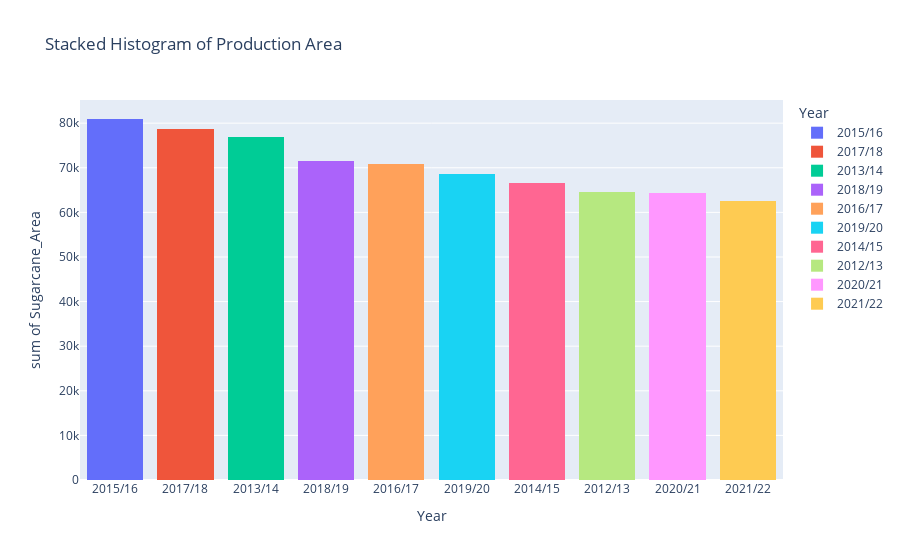

Here is the notebook cell this chart was saved with:
### Code cell
# Create a stacked histogram
fig = px.histogram(sugarcane_area, x='Year', y='Sugarcane_Area', color='Year', title='Stacked Histogram of Production Area', 
                   barmode='stack')
fig.update_traces(hovertemplate='Sugarcane_Area: %{y:.0f}')

# Show the plot
fig.show()

### Figure 1 — Plotly figure (JSON) as saved in the notebook; plotly's stock layout.template omitted (floating-point values rounded to 4 significant figures)
{"data": [{"alignmentgroup": "True", "bingroup": "x", "histfunc": "sum", "hovertemplate": "Sugarcane_Area: %{y:.0f}", "legendgroup": "2015/16", "marker": {"color": "#636efa", "pattern": {"shape": ""}}, "name": "2015/16", "offsetgroup": "2015/16", "orientation": "v", "showlegend": true, "type": "histogram", "x": ["2015/16"], "xaxis": "x", "y": [80931], "yaxis": "y"}, {"alignmentgroup": "True", "bingroup": "x", "histfunc": "sum", "hovertemplate": "Sugarcane_Area: %{y:.0f}", "legendgroup": "2017/18", "marker": {"color": "#EF553B", "pattern": {"shape": ""}}, "name": "2017/18", "offsetgroup": "2017/18", "orientation": "v", "showlegend": true, "type": "histogram", "x": ["2017/18"], "xaxis": "x", "y": [78609], "yaxis": "y"}, {"alignmentgroup": "True", "bingroup": "x", "histfunc": "sum", "hovertemplate": "Sugarcane_Area: %{y:.0f}", "legendgroup": "2013/14", "marker": {"color": "#00cc96", "pattern": {"shape": ""}}, "name": "2013/14", "offsetgroup": "2013/14", "orientation": "v", "showlegend": true, "type": "histogram", "x": ["2013/14"], "xaxis": "x", "y": [76863], "yaxis": "y"}, {"alignmentgroup": "True", "bingroup": "x", "histfunc": "sum", "hovertemplate": "Sugarcane_Area: %{y:.0f}", "legendgroup": "2018/19", "marker": {"color": "#ab63fa", "pattern": {"shape": ""}}, "name": "2018/19", "offsetgroup": "2018/19", "orientation": "v", "showlegend": true, "type": "histogram", "x": ["2018/19"], "xaxis": "x", "y": [71625], "yaxis": "y"}, {"alignmentgroup": "True", "bingroup": "x", "histfunc": "sum", "hovertemplate": "Sugarcane_Area: %{y:.0f}", "legendgroup": "2016/17", "marker": {"color": "#FFA15A", "pattern": {"shape": ""}}, "name": "2016/17", "offsetgroup": "2016/17", "orientation": "v", "showlegend": true, "type": "histogram", "x": ["2016/17"], "xaxis": "x", "y": [70807], "yaxis": "y"}, {"alignmentgroup": "True", "bingroup": "x", "histfunc": "sum", "hovertemplate": "Sugarcane_Area: %{y:.0f}", "legendgroup": "2019/20", "marker": {"color": "#19d3f3", "pattern": {"shape": ""}}, "name": "2019/20", "offsetgroup": "2019/20", "orientation": "v", "showlegend": true, "type": "histogram", "x": ["2019/20"], "xaxis": "x", "y": [68565], "yaxis": "y"}, {"alignmentgroup": "True", "bingroup": "x", "histfunc": "sum", "hovertemplate": "Sugarcane_Area: %{y:.0f}", "legendgroup": "2014/15", "marker": {"color": "#FF6692", "pattern": {"shape": ""}}, "name": "2014/15", "offsetgroup": "2014/15", "orientation": "v", "showlegend": true, "type": "histogram", "x": ["2014/15"], "xaxis": "x", "y": [66600], "yaxis": "y"}, {"alignmentgroup": "True", "bingroup": "x", "histfunc": "sum", "hovertemplate": "Sugarcane_Area: %{y:.0f}", "legendgroup": "2012/13", "marker": {"color": "#B6E880", "pattern": {"shape": ""}}, "name": "2012/13", "offsetgroup": "2012/13", "orientation": "v", "showlegend": true, "type": "histogram", "x": ["2012/13"], "xaxis": "x", "y": [64483], "yaxis": "y"}, {"alignmentgroup": "True", "bingroup": "x", "histfunc": "sum", "hovertemplate": "Sugarcane_Area: %{y:.0f}", "legendgroup": "2020/21", "marker": {"color": "#FF97FF", "pattern": {"shape": ""}}, "name": "2020/21", "offsetgroup": "2020/21", "orientation": "v", "showlegend": true, "type": "histogram", "x": ["2020/21"], "xaxis": "x", "y": [64354], "yaxis": "y"}, {"alignmentgroup": "True", "bingroup": "x", "histfunc": "sum", "hovertemplate": "Sugarcane_Area: %{y:.0f}", "legendgroup": "2021/22", "marker": {"color": "#FECB52", "pattern": {"shape": ""}}, "name": "2021/22", "offsetgroup": "2021/22", "orientation": "v", "showlegend": true, "type": "histogram", "x": ["2021/22"], "xaxis": "x", "y": [62567], "yaxis": "y"}], "layout": {"barmode": "stack", "legend": {"title": {"text": "Year"}, "tracegroupgap": 0}, "title": {"text": "Stacked Histogram of Production Area"}, "xaxis": {"anchor": "y", "categoryarray": ["2015/16", "2017/18", "2013/14", "2018/19", "2016/17", "2019/20", "2014/15", "2012/13", "2020/21", "2021/22"], "categoryorder": "array", "domain": [0, 1], "title": {"text": "Year"}}, "yaxis": {"anchor": "x", "domain": [0, 1], "title": {"text": "sum of Sugarcane_Area"}}}}
